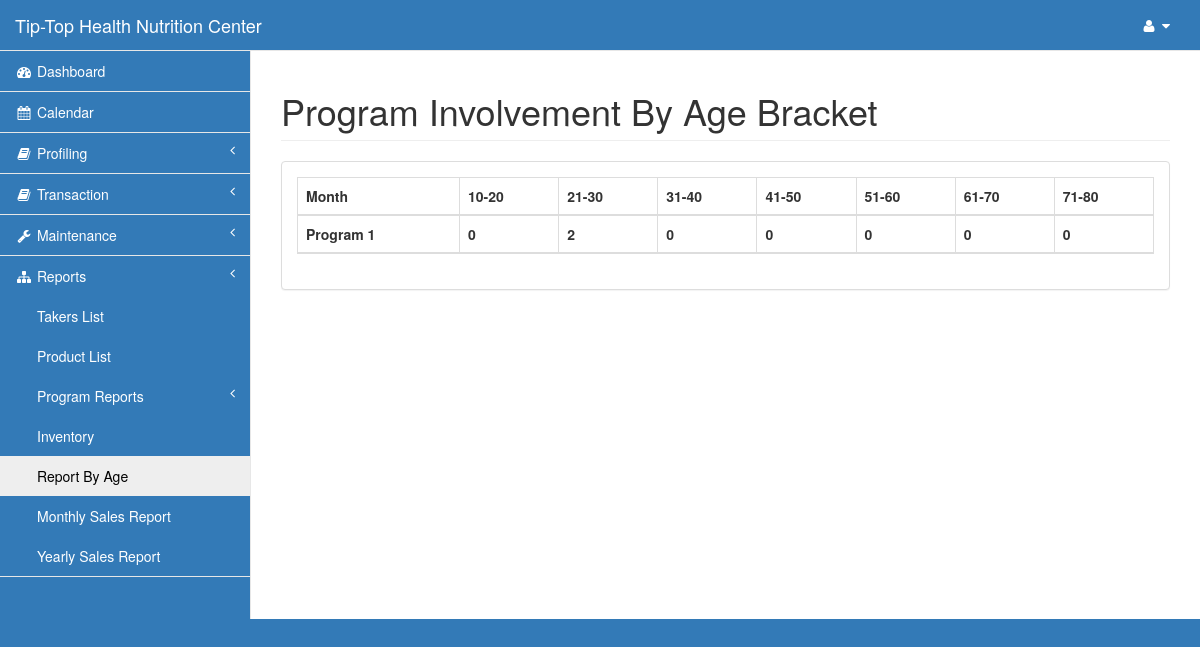
Page /pages/per_age.php (signed in) on the earlier database version.
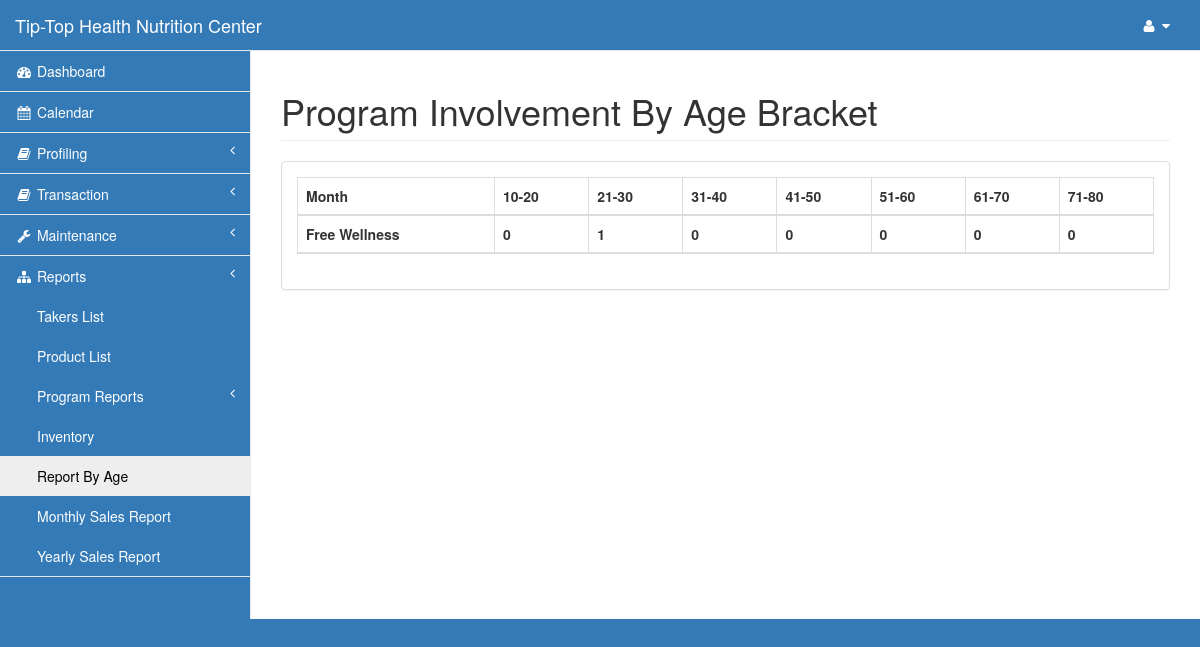
Same page on the later database version.
### tables this page shows
CREATE TABLE `program` (
  `program_id` int(11) NOT NULL,
  `program_name` varchar(30) NOT NULL
);

### pages/per_age.php (the view, shortened to what this page needs)
<?php include('session.php');?>
<!DOCTYPE html>
<html lang="en">
<head>
    <?php include('css.php');?>
</head>
<body>
    <div id="wrapper">
        <?php include('nav.php');?>
        <div id="page-wrapper">
            <div class="row">
                <div class="col-lg-12">
                    <h1 class="page-header">Program Involvement By Age Bracket</h1>
                </div>
            </div>
            <div class="row">
                <div class="col-lg-12">
                    <div class="panel panel-default">
                        <div class="panel-body">
                            <table width="100%" class="table table-striped table-bordered table-hover">
                                <thead>
                                    <tr>
                                        <th>Month</th>
                                        <th>10-20</th>
                                        <th>21-30</th>
                                        <th>31-40</th>
                                        <th>41-50</th>
                                        <th>51-60</th>
                                        <th>61-70</th>
                                        <th>71-80</th>
                                    </tr>
<?php
   $query=mysqli_query($con,"select * from program")or die(mysqli_error($con));
            while ($row=mysqli_fetch_array($query)){
                $pid=$row['program_id'];
?>
                                    <tr>
                                        <th><?php echo $row['program_name'];?></th>
                                        <th>
<?php
$query=mysqli_query($con,"select * from monitoring natural join taker where (DATEDIFF(CURRENT_DATE, STR_TO_DATE(bday, '%Y-%m-%d'))/365) >=10 and (DATEDIFF(CURRENT_DATE, STR_TO_DATE(bday, '%Y-%m-%d'))/365)<=20 and program_id='$pid'")or die(mysqli_error($con));
    echo  mysqli_num_rows($query);
?>
                                        </th>
                                        <th>
<?php
$query=mysqli_query($con,"select * from monitoring natural join taker where (DATEDIFF(CURRENT_DATE, STR_TO_DATE(bday, '%Y-%m-%d'))/365) >=21 and (DATEDIFF(CURRENT_DATE, STR_TO_DATE(bday, '%Y-%m-%d'))/365)<=30 and program_id='$pid'")or die(mysqli_error($con));
    echo  mysqli_num_rows($query);
?>
                                        </th>
                                        <th>
<?php
$query=mysqli_query($con,"select * from monitoring natural join taker where (DATEDIFF(CURRENT_DATE, STR_TO_DATE(bday, '%Y-%m-%d'))/365) >=31 and (DATEDIFF(CURRENT_DATE, STR_TO_DATE(bday, '%Y-%m-%d'))/365)<=40 and program_id='$pid'")or die(mysqli_error($con));
    echo  mysqli_num_rows($query);
?>
                                        </th>
                                        <th>
<?php
$query=mysqli_query($con,"select * from monitoring natural join taker where (DATEDIFF(CURRENT_DATE, STR_TO_DATE(bday, '%Y-%m-%d'))/365) >=41 and (DATEDIFF(CURRENT_DATE, STR_TO_DATE(bday, '%Y-%m-%d'))/365)<=50 and program_id='$pid'")or die(mysqli_error($con));
    echo  mysqli_num_rows($query);
?>
                                        </th>
                                        <th>
<?php
$query=mysqli_query($con,"select * from monitoring natural join taker where (DATEDIFF(CURRENT_DATE, STR_TO_DATE(bday, '%Y-%m-%d'))/365) >=51 and (DATEDIFF(CURRENT_DATE, STR_TO_DATE(bday, '%Y-%m-%d'))/365)<=60 and program_id='$pid'")or die(mysqli_error($con));
    echo  mysqli_num_rows($query);
?>
                                        </th>
                                        <th>
<?php
$query=mysqli_query($con,"select * from monitoring natural join taker where (DATEDIFF(CURRENT_DATE, STR_TO_DATE(bday, '%Y-%m-%d'))/365) >=61 and (DATEDIFF(CURRENT_DATE, STR_TO_DATE(bday, '%Y-%m-%d'))/365)<=70 and program_id='$pid'")or die(mysqli_error($con));
    echo  mysqli_num_rows($query);
?>
                                        </th>
                                        <th>
<?php
$query=mysqli_query($con,"select * from monitoring natural join taker where (DATEDIFF(CURRENT_DATE, STR_TO_DATE(bday, '%Y-%m-%d'))/365) >=71 and (DATEDIFF(CURRENT_DATE, STR_TO_DATE(bday, '%Y-%m-%d'))/365)<=80 and program_id='$pid'")or die(mysqli_error($con));
    echo  mysqli_num_rows($query);
?>
                                        </th>
                                    </tr>
<?php }?>
                                </thead>
                            </table>
                    </div>
                </div>
            </div>
        </div>
    </div>
</body>
</html>

Differences in the rows shown:
changed program: program_name "Program 1" → "Free Wellness"; mysqli_num_rows($query) "2" → "1"
